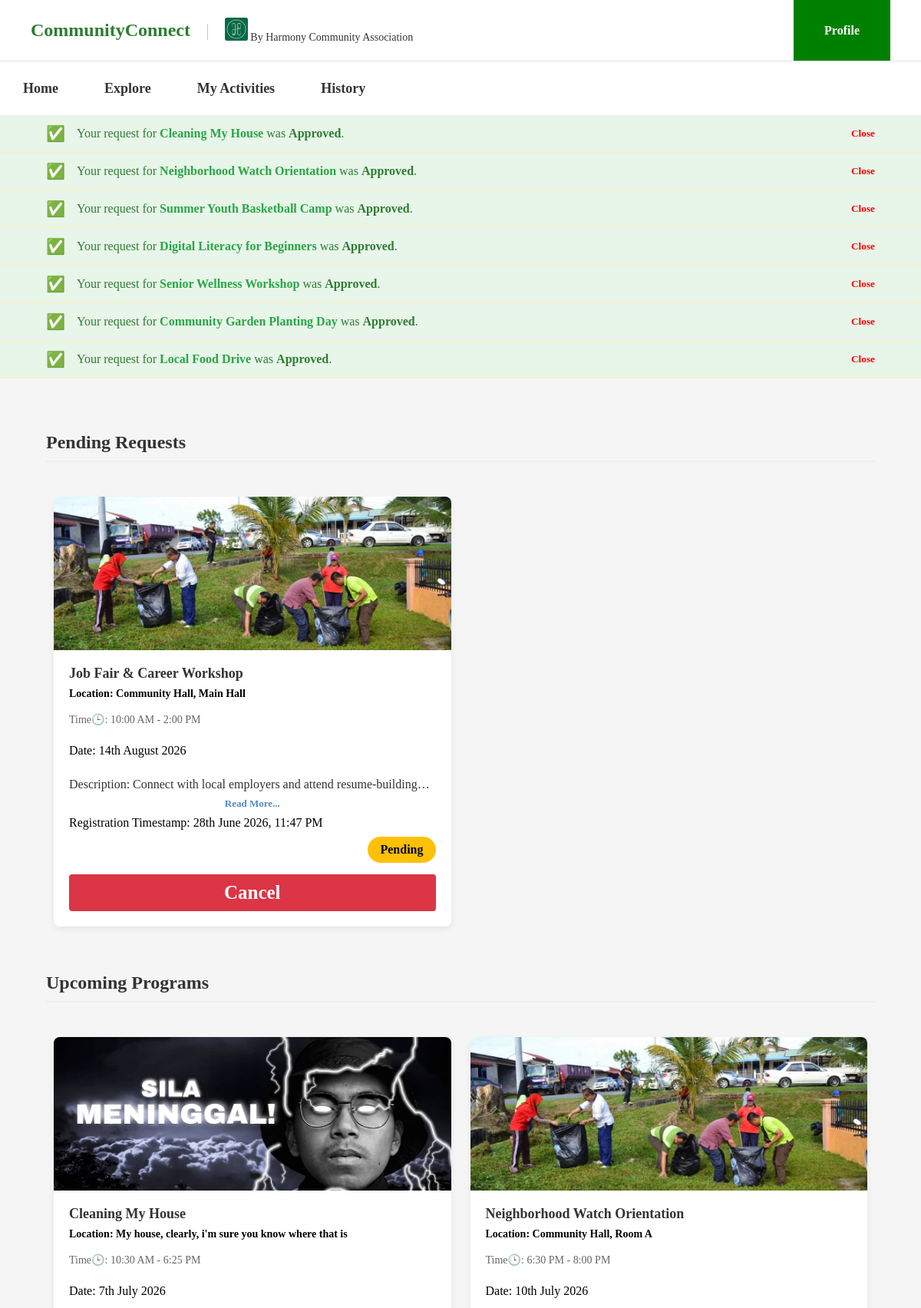
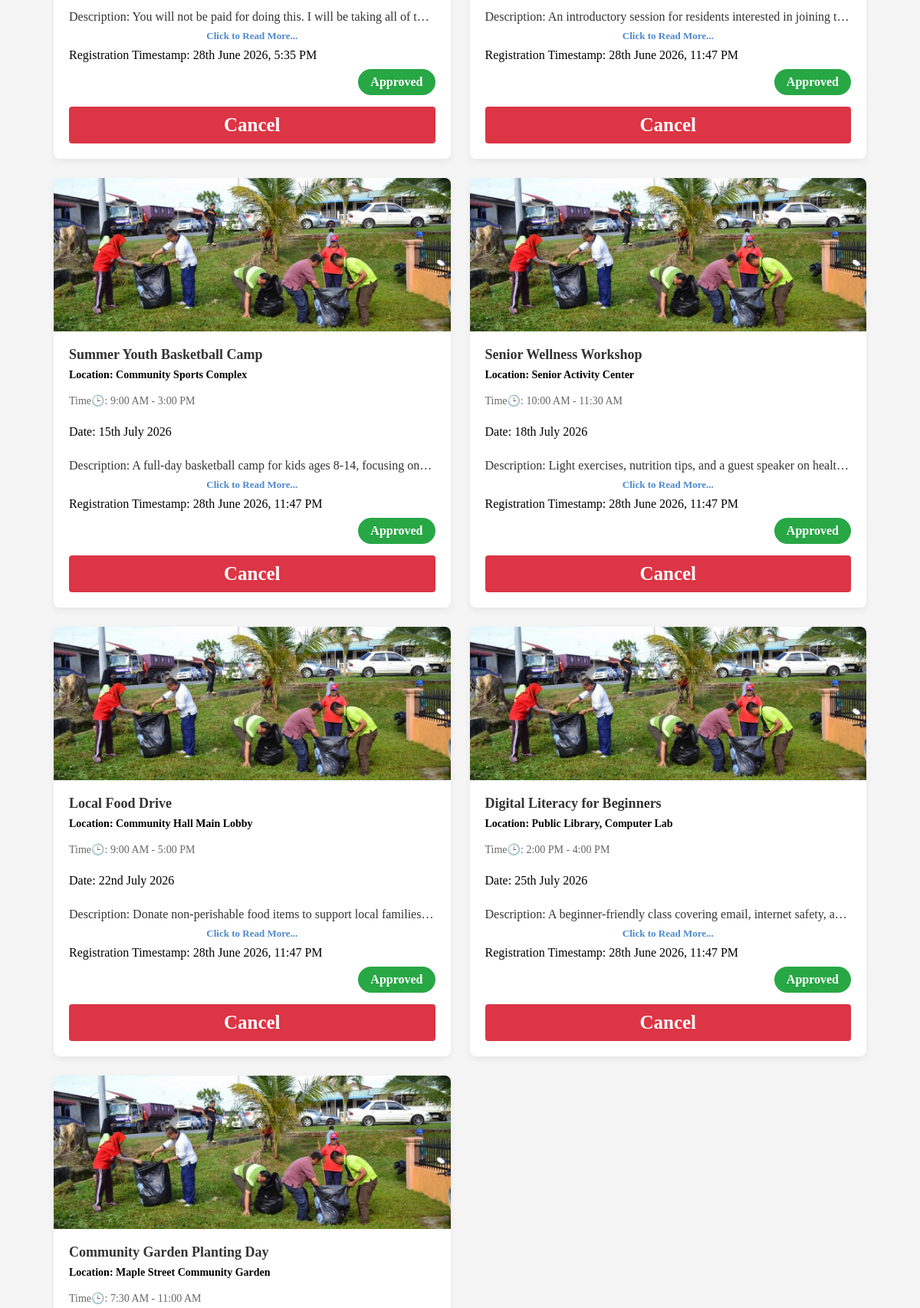
Screenshot of /MainPage/program_status.php (signed in, upper part) with the database file from the repository (2 pictures, top to bottom).
### tables this page shows
CREATE TABLE `user_program` (
  `id` int(11) NOT NULL,
  `user_id` int(11) NOT NULL,
  `program_id` int(11) NOT NULL,
  `status` varchar(30) NOT NULL,
  `Reg_date` datetime NOT NULL,
  `notified` tinyint(1) NOT NULL DEFAULT 0
);

CREATE TABLE `program` (
  `id` int(11) NOT NULL,
  `title` varchar(150) NOT NULL,
  `event_date` date NOT NULL,
  `start_time` time NOT NULL,
  `end_time` time NOT NULL,
  `location` varchar(200) NOT NULL,
  `description` text NOT NULL,
  `image` varchar(255) NOT NULL DEFAULT 'Images/gotong-royong.jpg'
);

### MainPage/program_status.php (the view, shortened to what this page needs)
<?php
global $connection;
?>
<!DOCTYPE html>
<html lang="en">
<head>
    <link rel="stylesheet" href="../CSS/user.css">
</head>
<body>
    <header class="top-header">
        <div class="header-left">
            <h1 class="brand-title">CommunityConnect</h1>
            <span class="divider">|</span>
            <div class="org-host">
                <img src="../Images/harmony.jpg" alt="https://media.licdn.com/dms/image/v2/D4E03AQELNAHJckXI1Q/profile-displayphoto-shrink_200_200/B4EZOXqLbGHkAk-/0/1733416237478?e=2147483647&v=beta&t=sjAOtOOF-mVLAh6dF3wuGAHkhmZoFFiBIWNB3DAQ30s" class="logo-placeholder">
                <span>By Harmony Community Association</span>
            </div>
        </div>
        <div class="header-right">
            <a href="profile.php" class="profile-btn">Profile</a>
        </div>
    </header>
    <nav class="main-nav">
        <a href="user_page.php" target="_self">Home</a>
        <a href="program.php" target="_self">Explore</a>
        <a href="program_status.php" target="_self">My Activities</a>
        <a href="history.php" target="_self">History</a>
    </nav>
    <?php include 'notification.php'; ?>
    <div class="page-content">
        <h2 class="section-title">Pending Requests</h2>
        <div class="programs-section">
            <?php
            $pending_sql = "SELECT * FROM user_program
                            WHERE user_id = '$user_id'
                            AND status='Pending' ORDER BY id DESC";
            $pending_result = mysqli_query($connection, $pending_sql);
            if ($pending_result && mysqli_num_rows($pending_result) > 0) {
                while ($request_row = mysqli_fetch_assoc($pending_result)) {
                    $program_id = $request_row['program_id'];
                    $status = $request_row['status'];
                    $reg_date = $request_row['Reg_date'];
                    $request_id = $request_row['id'];
                    $program_sql = "SELECT * FROM program WHERE id = '$program_id'";
                    $program_result = mysqli_query($connection, $program_sql);
                    $program_row = mysqli_fetch_assoc($program_result);
                    if ($program_row) {
            ?>
                        <div class="program-card">
                            <img src="../<?= htmlspecialchars($program_row['image']) ?>" alt="<?= htmlspecialchars($program_row['title']) ?>">
                            <div class="card-content">
                                <h3><?php echo htmlspecialchars($program_row['title']); ?></h3>
                                <p class="location">Location: <?php echo htmlspecialchars($program_row['location']); ?></p>
                                <p class="time">Time🕒: <?= date("g:i A", strtotime($program_row['start_time'])) . " - " . date("g:i A", strtotime($program_row['end_time'])) ?></p><br>
                                <p class="date">Date: <?= date("jS F Y", strtotime($program_row['event_date'])) ?></p><br>
                                <p class="description">Description: <?php echo htmlspecialchars($program_row['description']); ?></p>
                                <button type="button" class="read-more-link" onclick="openDescModal('<?= addslashes(htmlspecialchars($program_row['title'])) ?>', '<?= addslashes(htmlspecialchars($program_row['description'])) ?>')">
                                    Read More...
                                </button>
                                <p class="Reg_date">Registration Timestamp: <?= date("jS F Y, g:i A", strtotime($reg_date)) ?></p>
                                <div class="status-badge" style="background-color: #ffc107; color: #000;"><?= $status ?></div>
                                <a href="program_status.php?action=cancel&req_id=<?= $request_id ?>"
                                    class="join"
                                    style="text-decoration:none; display:inline-block; text-align:center; background-color: #dc3545;">
                                    Cancel
                                </a>
                            </div>
                        </div>
            <?php
                    }
                }
            } else {
                echo "<p style='margin-left: 20px; color: #888;'>You have no pending requests</p>";
            }
            ?>
        </div>
        <h2 class="section-title">Upcoming Programs</h2>
        <div class="programs-section">
            <?php
            $upcoming_sql = "SELECT up.id,  up.program_id, up.status, up.Reg_date, p.title, p.location, p.start_time, p.end_time, p.event_date, p.description, p.image
                             FROM user_program up
                             INNER JOIN program p ON up.program_id=p.id
                             WHERE up.user_id = '$user_id'
                             AND up.status='Approved'
                             AND p.event_date >= CURDATE()
                             ORDER BY p.event_date ASC";
            $upcoming_result = mysqli_query($connection, $upcoming_sql);
            if ($upcoming_result && mysqli_num_rows($upcoming_result) > 0) {
                while ($request_row = mysqli_fetch_assoc($upcoming_result)) {
            ?>
                    <div class="program-card">
                        <img src="../<?= htmlspecialchars($request_row['image']) ?>" alt="<?= htmlspecialchars($request_row['title']) ?>">
                        <div class="card-content">
                            <h3><?php echo htmlspecialchars($request_row['title']); ?></h3>
                            <p class="location">Location: <?php echo htmlspecialchars($request_row['location']); ?></p>
                            <p class="time">Time🕒: <?= date("g:i A", strtotime($request_row['start_time'])) . " - " . date("g:i A", strtotime($request_row['end_time'])) ?></p><br>
                            <p class="date">Date: <?= date("jS F Y", strtotime($request_row['event_date'])) ?></p><br>
                            <p class="description">Description: <?php echo htmlspecialchars($request_row['description']); ?></p>
                            <button type="button" class="read-more-link" onclick="openDescModal('<?= addslashes(htmlspecialchars($request_row['title'])) ?>', '<?= addslashes(htmlspecialchars($request_row['description'])) ?>')">
                                Click to Read More...
                            </button>
                            <p class="Reg_date">Registration Timestamp: <?= date("jS F Y, g:i A", strtotime($request_row['Reg_date'])) ?></p>
                            <div class="status-badge" style="background-color: #28a745; color: #fff;"><?php echo htmlspecialchars($request_row['status']) ?></div>
                            <a href="program_status.php?action=cancel&req_id=<?php echo $request_row['id']; ?>" class="join" style="text-decoration:none; display:inline-block; text-align:center; background-color: #dc3545;color: white;">
                                Cancel
                            </a>
                        </div>
                    </div>
            <?php
                }
            } else {
                echo "<p style='margin-left: 20px; color: #888;'>You have no upcoming programs.</p>";
            }
            ?>
        </div>
    </div>
</body>
</html>

### MainPage/notification.php (shortened to what this page needs)
<?php
global $connection;
$user_id = $_SESSION['id'];
$decision_sql = "SELECT up.id, up.status, p.title
                  FROM user_program up
                  INNER JOIN program p ON up.program_id = p.id
                  WHERE up.user_id = '$user_id'
                  AND up.status IN ('Approved', 'Rejected')
                  AND up.notified = 0";
$decision_result = mysqli_query($connection, $decision_sql);
?>
    <?php
    if ($decision_result && mysqli_num_rows($decision_result) > 0) {
        while ($decision_row = mysqli_fetch_assoc($decision_result)) {
            $is_approved = $decision_row['status'] === 'Approved';
    ?>
            <div class="notification-banner" id="decision-<?= $decision_row['id'] ?>"
                style="background-color: <?= $is_approved ? '#e8f5e9' : '#fdecea' ?>; color: <?= $is_approved ? '#2e7d32' : '#c0392b' ?>;">
                <div class="notification-content">
                    <span class="notification-icon"><?= $is_approved ? '✅' : '❌' ?></span>
                    <div>
                        Your request for
                        <span class="notification-highlight"><?= htmlspecialchars($decision_row['title']) ?></span>
                        was <strong><?= $decision_row['status'] ?></strong>.
                    </div>
                </div>
                <button onclick="dismissDecision(<?= $decision_row['id'] ?>)" style="color: red; border: none; background: none; cursor: pointer; font-weight: bold;">
                    Close
                </button>
            </div>
    <?php
        }
    }
    ?>
        </body>
        </html>

### CSS/user.css (style rules this page uses)
* { margin: 0; padding: 0; box-sizing: border-box; font-family: Times New Roman, serif; }
.top-header { display: flex; justify-content: space-between; align-items: center; padding: 0 40px; border-bottom: 1px solid #e0e0e0; height: 80px; }
.header-left { display: flex; align-items: center; gap: 20px; }
.brand-title { font-size: 24px; font-weight: bold; color: #2e7d32; }
.divider { color: #cccccc; font-size: 24px; }
.logo-placeholder { width: 30px; height: 30px; }
.org-host { font-size: 14px; color: #333333; }
.header-right { display: flex; align-self: stretch; }
.profile-btn { display: flex; align-items: center; justify-content: center; background-color: Green; color: #ffffff; padding: 0 40px; text-decoration: none; font-weight: bold; font-size: 16px; height: 100%; }
.main-nav { display: flex; align-items: stretch; height: 70px; }
.main-nav a { display: inline-flex; align-items: center; margin: 0; padding: 0 30px; color: #333333; text-decoration: none; font-weight: bold; font-size: 18px; }
.page-content { padding: 40px; }
.page-content { width: 100%; height: 100%; margin: 0px; background-color: #f5f5f5; }
.programs-section { display: grid; grid-template-columns: repeat(auto-fill, minmax(350px, 1fr)); gap: 25px; padding: 30px; background-color: #f5f5f5; width: 100%; }
.program-card { background-color: #ffffff; border-radius: 8px; overflow: hidden; box-shadow: 0 4px 10px rgba(0, 0, 0, 0.06); display: flex; flex-direction: column; height: 560px; }
.program-card img { width: 100%; height: 200px; object-fit: cover; }
.card-content a { align-self: flex-end; text-decoration: none; margin-top: 15px; }
.card-content { padding: 20px; position: relative; display: flex; flex-direction: column; flex: 1; }
.card-content h3 { font-size: 18px; color: #333333; margin-bottom: 8px; }
.card-content .location { color: black; font-size: 14px; font-weight: bold; margin-bottom: 12px; }
.card-content .time, .card-content .duration { font-size: 14px; color: #666666; margin: 5px 0; }
.card-content .description { font-size: 16px; color: #333; margin: 8px 0; display: -webkit-box; -webkit-line-clamp: 1; line-clamp: 1; -webkit-box-orient: vertical; overflow: hidden; text-overflow: ellipsis; }
.card-content .join { background-color: green; color: #ffffff; border: none; padding: 10px 20px; border-radius: 4px; font-weight: bold; cursor: pointer; font-size: 25px; width: 100%; }
.read-more-link { display: inline-block; color: #4e89cc; font-size: 13px; font-weight: bold; cursor: pointer; background: none; border: none; padding: 0; margin-bottom: 8px; font-family: inherit; }
.notification-banner { background-color: #fff9e6; color: #8a6d3b; padding: 12px 5%; font-family: serif; font-size: 16px; display: flex; align-items: center; justify-content: space-between; border-bottom: 1px solid #ffeeba; }
.notification-content { display: flex; align-items: center; }
.notification-icon { font-size: 20px; margin-right: 15px; }
.notification-highlight { color: #28a745; font-weight: bold; }

### MainPage/program_status.php (style rules this page uses)
.status-badge { align-self: flex-end; padding: 8px 16px; font-size: 16px; font-weight: bold; border-radius: 20px; text-align: center; text-transform: capitalize; margin-top: auto; }
.section-title { margin: 30px 20px 15px 20px; color: #333; border-bottom: 2px solid #eee; padding-bottom: 10px; font-weight: bold; }

### rows the page displays
user_program: program.title "Cleaning My House", status "Approved", program.image (picture), program.location "My house, clearly, i'm sure you know where that is", program.start_time "10:30 AM", program.end_time "6:25 PM", program.event_date "7th July 2026", program.description "You will not be paid for doing this. I will be taking all of…", Reg_date "28th June 2026, 5:35 PM"
user_program: program.title "Neighborhood Watch Orientation", status "Approved", program.image (picture), program.location "Community Hall, Room A", program.start_time "6:30 PM", program.end_time "8:00 PM", program.event_date "10th July 2026", program.description "An introductory session for residents interested in joining…", Reg_date "28th June 2026, 11:47 PM"
user_program: program.title "Summer Youth Basketball Camp", status "Approved", program.image (picture), program.location "Community Sports Complex", program.start_time "9:00 AM", program.end_time "3:00 PM", program.event_date "15th July 2026", program.description "A full-day basketball camp for kids ages 8-14, focusing…", Reg_date "28th June 2026, 11:47 PM"
user_program: program.title "Digital Literacy for Beginners", status "Approved", program.image (picture), program.location "Public Library, Computer Lab", program.start_time "2:00 PM", program.end_time "4:00 PM", program.event_date "25th July 2026", program.description "A beginner-friendly class covering email, internet safety,…", Reg_date "28th June 2026, 11:47 PM"
user_program: program.title "Senior Wellness Workshop", status "Approved", program.image (picture), program.location "Senior Activity Center", program.start_time "10:00 AM", program.end_time "11:30 AM", program.event_date "18th July 2026", program.description "Light exercises, nutrition tips, and a guest speaker on…", Reg_date "28th June 2026, 11:47 PM"
user_program: program.title "Community Garden Planting Day", status "Approved", program.image (picture), program.location "Maple Street Community Garden", program.start_time "7:30 AM", program.end_time "11:00 AM"
user_program: program.title "Local Food Drive", status "Approved", program.image (picture), program.location "Community Hall Main Lobby", program.start_time "9:00 AM", program.end_time "5:00 PM", program.event_date "22nd July 2026", program.description "Donate non-perishable food items to support local families…", Reg_date "28th June 2026, 11:47 PM"
user_program: program.image (picture), program.title "Job Fair & Career Workshop", program.location "Community Hall, Main Hall", program.start_time "10:00 AM", program.end_time "2:00 PM", program.event_date "14th August 2026", program.description "Connect with local employers and attend…", Reg_date "28th June 2026, 11:47 PM", status "Pending"
